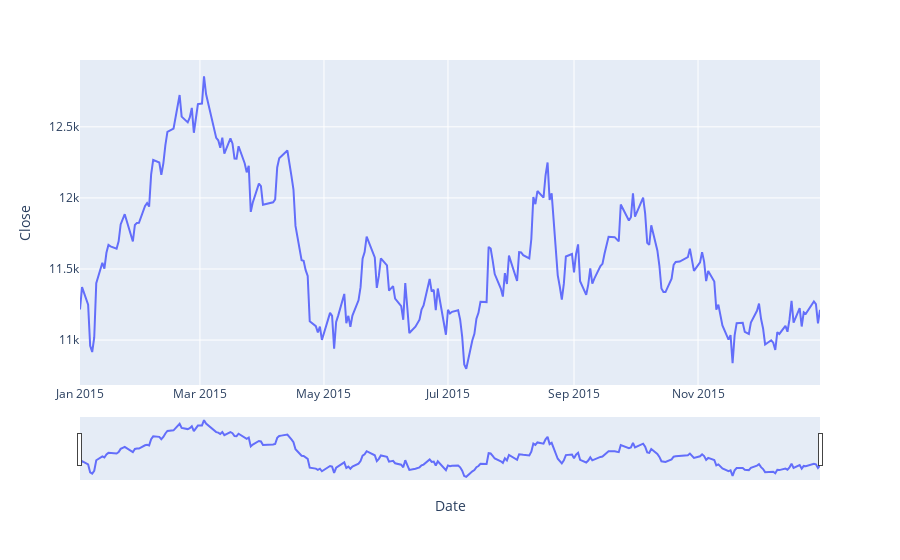

Notebook code cell kept with this figure:
### Code cell
fig = px.line(nifty_df,y = 'Close')

fig.update_xaxes(rangeslider_visible=True)
fig.show()

### Figure 1 — Plotly figure (JSON) as saved in the notebook; plotly's stock layout.template omitted (floating-point values rounded to 4 significant figures; data arrays with more than 128 entries replaced by an {"elided": "..."} marker saying what was removed)
{"data": [{"hovertemplate": "Date=%{x}<br>Close=%{y}<extra></extra>", "legendgroup": "", "line": {"color": "#636efa", "dash": "solid"}, "marker": {"symbol": "circle"}, "mode": "lines", "name": "", "orientation": "v", "showlegend": false, "type": "scatter", "x": {"elided": "248 str values"}, "xaxis": "x", "y": {"elided": "248 float values"}, "yaxis": "y"}], "layout": {"legend": {"tracegroupgap": 0}, "margin": {"t": 60}, "xaxis": {"anchor": "y", "domain": [0, 1], "rangeslider": {"visible": true}, "title": {"text": "Date"}}, "yaxis": {"anchor": "x", "domain": [0, 1], "title": {"text": "Close"}}}}
